Frame 1 (no input): blank canvas, image omitted
Frame 60 (no input): blank canvas, image omitted
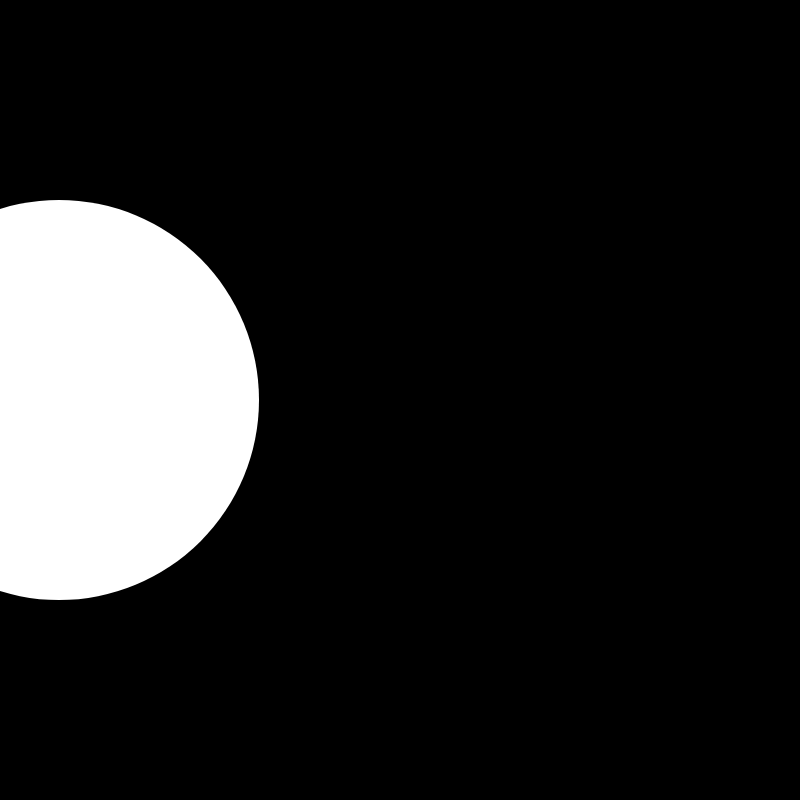
Frame 120 (the mouse pressed at the canvas centre since frame 60)

The p5.js sketch whose frames 1 and 60 were blank and that drew this single picture after the mouse press (run headless with seeded random() and noise() and a simulated clock; from frame 60 on, the mouse is pressed at the canvas centre):

// p5.js sketch
// ── sketch.js
let circleX = 300;

function setup() {
  createCanvas(800, 800);
}

function mousePressed() {
  circleX = 0;
}

function draw() {
  background(0);
  noStroke();
  fill(mouseY, 255, mouseX, mouseY);
  circle(circleX, mouseY, mouseX);

  circleX = circleX + 1;
}
